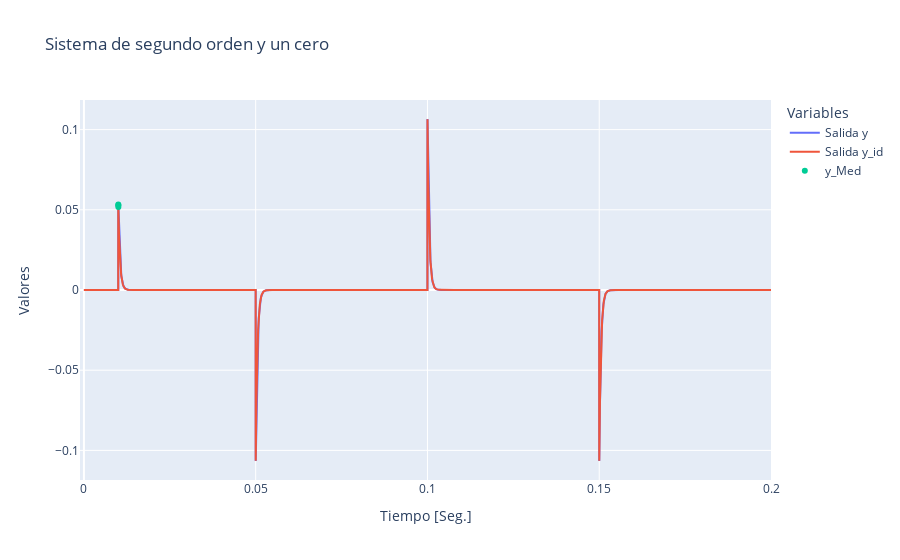

Write notebook code for a chart like this one.
### Markdown cell above
## Midiendo t desde puntos intermedios a $y_{MAX}$

### Code cell
t_D = np.array(df['t'])
y_D=np.array(df['i_t'])
u=np.array(df['VE'])
# % Del Vc
# T1 = 4.3809e-04;
# T2 = 0.0023;
# %
# %  pretty(yt)
# %      /    t \        /    t \
# % K exp| - -- |   K exp| - -- |
# %      \   T1 /        \   T2 /
# % ------------- - -------------
# %    T1 - T2         T1 - T2
ret     =       0.01
# %  solve(y3/y1==(alfa1^3-(y2/y1-alfa1)^3)/(alfa1-(y2/y1-alfa1)),alfa1)
# % # syms y1 y2 y3 beta alfa1 alfa2;
# % y1, y2, y3, beta, alfa1, alfa2=symbols('y1 y2 y3 beta alfa1 alfa2')
# % ecs=(Eq(y1,beta*(alfa1-alfa2)),Eq(y2,beta*(alfa1**2-alfa2**2)),Eq(y3,beta*(alfa1**3-alfa2**3)))
# % resm=solve(ecs,(alfa1,alfa2,beta))
# % resm
# Y_aux=y_D(30:2500);% plot(y_D(30:2500))
Y_aux=y_D[0:1500]
t_aux=t_D[0:1500]
u_aux=u[0:1500]
y1i=Y_aux.max()
uMAX=u.max()
lugar = np.argmin(np.abs(y1i-Y_aux)) ## [val lugar]=min(abs((t1i-ret)*3+ret-t_D));
t1i=t_aux[lugar]
# Acá cambio por cualquier tiempo intermedio del Máx
t1i=t_aux[lugar]
lugar = np.argmin(np.abs((t1i-ret)+ret-t_D)) # # [val lugar]=min(abs((t1i-ret)*2+ret-t_D));
y1i=y_D[lugar]/uMAX
# y1i=Y_aux.max()/uMAX
lugar = np.argmin(np.abs((t1i-ret)*2+ret-t_D)) # # [val lugar]=min(abs((t1i-ret)*2+ret-t_D));
t2i=t_D[lugar]
y2i=y_D[lugar]/uMAX
lugar = np.argmin(np.abs((t1i-ret)*3+ret-t_D)) ## [val lugar]=min(abs((t1i-ret)*3+ret-t_D));
t3i=t_D[lugar]
y3i=y_D[lugar]/uMAX
# %syms y1 y2 beta alfa1 y3; solve(y3/y1==(alfa1^3-(y2/y1-alfa1)^3)/(alfa1-(y2/y1-alfa1)),alfa1)
# alfa1 = (y2i - (- 3*y2i^2 + 4*y1i*y3i)^(1/2))/(2*y1i); %Matlab
# alfa1 = (y2i - 4*y1i*y3i*sqrt(1/(4*y1i*y3i-3*y2i^2))+3*y2i^2*sqrt(1/(4*y1i*y3i-3*y2i^2)))/(2*y1i);%Python
alfa1 = (y2i - 4*y1i*y3i*np.sqrt(1/(4*y1i*y3i-3*y2i**2))+3*(y2i**2)*np.sqrt(1/(4*y1i*y3i-3*(y2i**2))))/(2*y1i) #;%Python
# % (-4*y1*y3*sqrt(1/(4*y1*y3 - 3*y2**2)) + 3*y2**2*sqrt(1/(4*y1*y3 - 3*y2**2)) + y2)/(2*y1)
# % alfa1=(-4*y1i*y3i*sqrt(1/(4*y1i*y3i - 3*y2i^2)) + 3*y2i^2*sqrt(1/(4*y1i*y3i - 3*y2i^2)) + y2i)/(2*y1i)
# %  (y2 +- (- 3*y2^2 + 4*y1*y3)^(1/2))/(2*y1) %es +-, funciona con
# %  cualquiera
alfa2=y2i/y1i-alfa1

T1 =(-(t1i-ret)/np.log(alfa1))
T2 =(-(t1i-ret)/np.log(alfa2))
# % T1 = 4.3809e-04; para comparar con el voltaje en el capacitor
# % T2 = 0.0023; VC
beta=y1i/(alfa1-alfa2)
beta1=y2i/(alfa1**2-alfa2**2)
beta2=y3i/(alfa1**3-alfa2**3) #%Deben ser todos iguales
K=y1i*(T1-T2)/(alfa1-alfa2) #; %y1i ya está divido en 12V
sys_iRLC=K*tf([1, 0], np.convolve([T1, 1],[T2, 1])) #%funcion de transferencia

[y_1,t_1,ent]=lsim(sys_iRLC, u, t_D, [0,0])
C=K
# % R=sys_iRLC.den{1}(2)/C
R=(T1+T2)/C
# % L=sys_iRLC.den{1}(1)/C
L=T1*T2/C
# e_rms=np.sum((y_1-y_D)@np.transpose(y_1-y_D))
v_param=np.array([2.2e2,500e-6,2.2e-6]) #

est_param=np.array([R,L,C])
e_rms=np.sum((est_param-v_param)@np.transpose(est_param-v_param))
print('R=',R,', L=', L,', C=', C, '.\n','E_RMS=',e_rms, '.\n\n')

df_p= pd.DataFrame({'t': t_D, 'y': y_D})
df_id= pd.DataFrame({'t': t_1, 'y': y_1})
df2 = pd.DataFrame({'tp': [t1i , t2i, t3i ],'yp': [y1i*12, y2i*12,y3i*12 ]})
fig = go.Figure()
fig.add_trace(go.Scatter(x=df_p['t'], y=df_p['y'], mode='lines', name='Salida y'))
fig.add_trace(go.Scatter(x=df_id['t'], y=df_id['y'], mode='lines', name='Salida y_id'))
fig.add_trace(go.Scatter(x=df2['tp'], y=df2['yp'], mode='markers', name='y_Med'))
# Customize the layout
fig.update_layout(title='Sistema de segundo orden y un cero',
                  xaxis_title='Tiempo [Seg.]',
                  yaxis_title='Valores',
                  legend_title='Variables',
                  showlegend=True)
# Display the interactive Plotly chart
fig.show()

### Figure 1 — Plotly figure (JSON) as saved in the notebook; plotly's stock layout.template omitted (floating-point values rounded to 4 significant figures; data arrays with more than 128 entries replaced by an {"elided": "..."} marker saying what was removed)
{"data": [{"mode": "lines", "name": "Salida y", "type": "scatter", "x": {"elided": "20001 float values"}, "y": {"elided": "20001 float values"}}, {"mode": "lines", "name": "Salida y_id", "type": "scatter", "x": {"elided": "20001 float values"}, "y": {"elided": "20001 float values"}}, {"mode": "markers", "name": "y_Med", "type": "scatter", "x": [0.01001, 0.01002, 0.01003], "y": [0.05331, 0.05282, 0.05174]}], "layout": {"legend": {"title": {"text": "Variables"}}, "showlegend": true, "title": {"text": "Sistema de segundo orden y un cero"}, "xaxis": {"title": {"text": "Tiempo [Seg.]"}}, "yaxis": {"title": {"text": "Valores"}}}}
